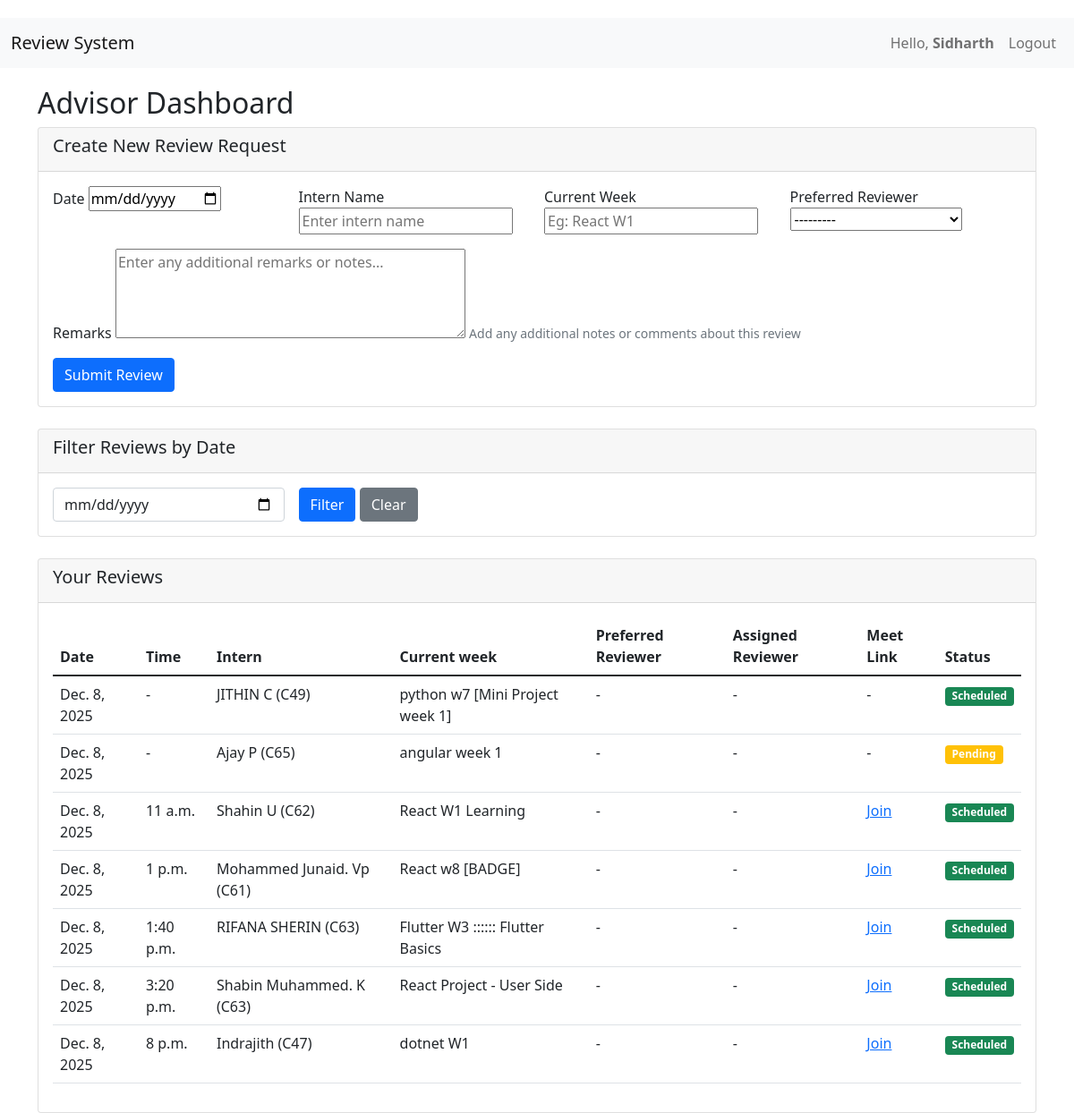
The page / (signed in) on the database as committed earlier.
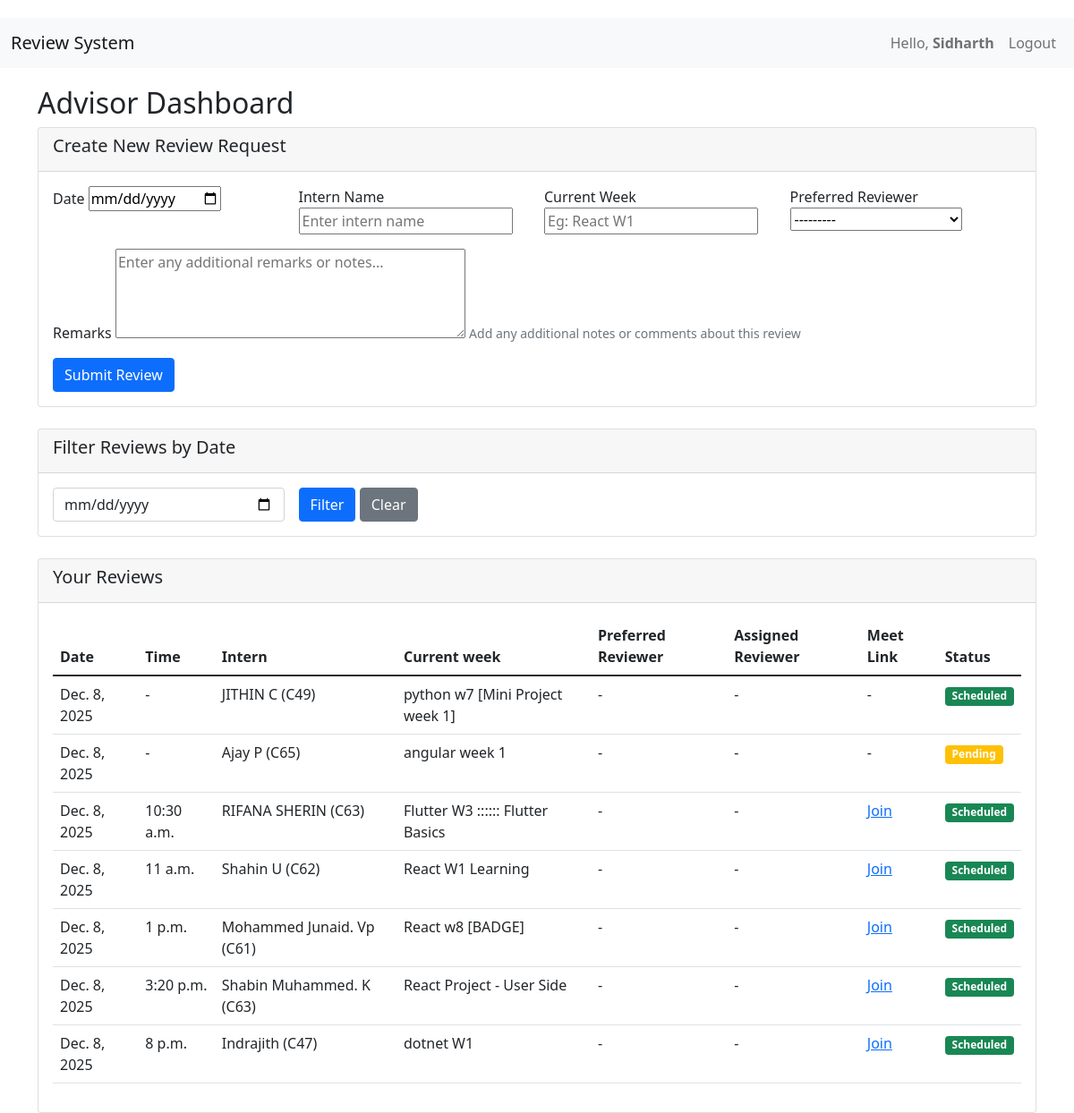
The same page on the database as committed later.
### reviews/models.py (models this page shows, shortened)
class Review(models.Model):
    STATUS_CHOICES = [
        ('pending', 'Pending'),
        ('scheduled', 'Scheduled'),
        ('completed', 'Completed'),
        ('cancelled', 'Cancelled'),
    ]
    date = models.DateField()
    start_time = models.TimeField(null=True, blank=True)
    google_meet_link = models.URLField(blank=True)
    intern_name = models.CharField(max_length=100)
    lesson_name = models.CharField(max_length=200)
    preferred_reviewer = models.ForeignKey(Reviewer, on_delete=models.SET_NULL,
                                         null=True, blank=True, related_name='preferred_reviews')
    assigned_reviewer = models.ForeignKey(Reviewer, on_delete=models.SET_NULL,
                                        null=True, blank=True, related_name='assigned_reviews')
    status = models.CharField(max_length=20, choices=STATUS_CHOICES, default='pending')
    created_by = models.ForeignKey(User, on_delete=models.SET_NULL, null=True)
    created_at = models.DateTimeField(auto_now_add=True)
    remarks = models.TextField(blank=True, null=True, help_text="Additional comments or notes about the review")
    class Meta:
        ordering = ['date', 'start_time']

### reviews/views.py (the view)
# urls.py: path('', views.dashboard, name='dashboard'),
@login_required
def dashboard(request):
    if request.user.is_staff:
        return coordinator_dashboard(request)
    else:
        return advisor_dashboard(request)

### reviews/forms.py
class AdvisorReviewForm(forms.ModelForm):
    class Meta:
        model = Review
        fields = ['date', 'intern_name', 'lesson_name', 'preferred_reviewer', 'remarks']
        widgets = {
            'date': forms.DateInput(attrs={'type': 'date'}),
            'intern_name': forms.TextInput(attrs={'placeholder': 'Enter intern name'}),
            'lesson_name': forms.TextInput(attrs={'placeholder': 'Eg: React W1'}),
            'remarks': forms.Textarea(attrs={
                'placeholder': 'Enter any additional remarks or notes...',
                'rows': 3,
                'style': 'resize: vertical; min-height: 100px;'
            }),
        }

### reviews/models.py (called while the page is built)
    def __str__(self):
        return self.name

### templates/advisor/dashboard.html (shortened to what this page needs)
{% extends 'base.html' %}
{% block content %}
<div class="row">
    <div class="col-md-12">
        <h2>Advisor Dashboard</h2>
        <div class="card mb-4">
            <div class="card-header">
                <h5>Create New Review Request</h5>
            </div>
            <div class="card-body">
    <form method="post">
        <div class="row g-3">
            <div class="col-md-3">
                <label>Date</label>
                {{ form.date }}
            </div>
            <div class="col-md-3">
                <label>Intern Name</label>
                {{ form.intern_name }}
            </div>
            <div class="col-md-3">
                <label>Current Week</label>
                {{ form.lesson_name }}
            </div>
            <div class="col-md-3">
                <label>Preferred Reviewer</label>
                {{ form.preferred_reviewer }}
            </div>
            <div class="col-12">
                <label>Remarks</label>
                {{ form.remarks }}
                <small class="form-text text-muted">Add any additional notes or comments about this review</small>
            </div>
            <div class="col-12">
                <button type="submit" class="btn btn-primary">Submit Review</button>
            </div>
        </div>
    </form>
</div>
        </div>
        <div class="card mb-4">
            <div class="card-header">
                <h5>Filter Reviews by Date</h5>
            </div>
            <div class="card-body">
                <form method="get" class="row g-3">
                    <div class="col-md-3">
                        <input type="date" name="date" class="form-control" value="{{ date_filter }}">
                    </div>
                    <div class="col-md-3">
                        <button type="submit" class="btn btn-primary">Filter</button>
                        <a href="{% url 'dashboard' %}" class="btn btn-secondary">Clear</a>
                    </div>
                </form>
            </div>
        </div>
        <div class="card">
            <div class="card-header">
                <h5>Your Reviews</h5>
            </div>
            <div class="card-body">
                <table class="table table-hover">
    <thead>
        <tr>
            <th>Date</th>
            <th>Time</th>
            <th>Intern</th>
            <th>Current week</th>
            <th>Preferred Reviewer</th>
            <th>Assigned Reviewer</th>
            <th>Meet Link</th>
            <th>Status</th>
        </tr>
    </thead>
    <tbody>
        {% for review in reviews %}
        <tr>
             <td>{{ review.date }}</td>
            <td>{{ review.start_time|default:"-" }}</td>
            <td>{{ review.intern_name }}</td>
            <td>{{ review.lesson_name }}</td>
            <td>{{ review.preferred_reviewer.name|default:"-" }}</td>
            <td>{{ review.assigned_reviewer.name|default:"-" }}</td>
            <td>
                {% if review.google_meet_link %}
                <a href="{{ review.google_meet_link }}" target="_blank">Join</a>
                {% else %}-{% endif %}
            </td>
            <td>
                <span class="badge bg-{% if review.status == 'scheduled' %}success{% elif review.status == 'pending' %}warning{% elif review.status == 'completed' %}info{% else %}secondary{% endif %}">
                    {{ review.get_status_display }}
                </span>
            </td>
        </tr>
        {% empty %}
        <tr>
            <td colspan="8" class="text-center">No reviews found</td>
        </tr>
        {% endfor %}
    </tbody>
</table>
            </div>
        </div>
    </div>
</div>
{% endblock %}

Rows that differ between the two databases and show on the page:
changed Review "RIFANA SHERIN (C63)": start_time "1:40 p.m." → "10:30 a.m."; moves up the list
